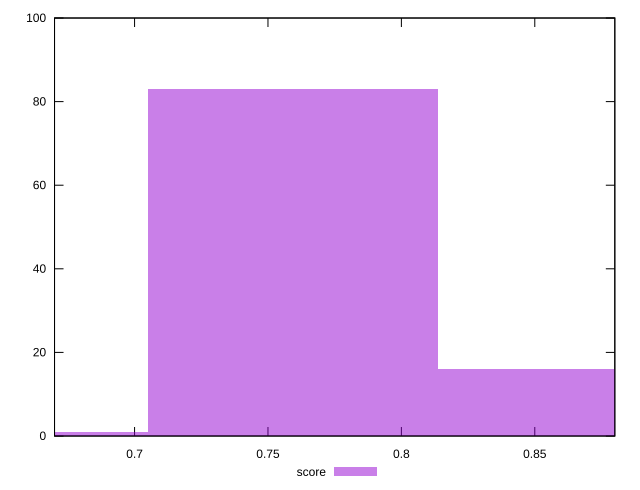

Here is the gnuplot script that generated this plot:
reset

$score <<EOF
0.8679602779831027 16
0.7594652432352149 83
0.650970208487327 1
EOF

set key outside below
set boxwidth 0.10849503474788784
set xrange [0.67:0.88]
set yrange [0:100]
set trange [0:100]
set style fill transparent solid 0.5 noborder
set terminal svg size 640, 490 enhanced background rgb 'white'
set output "report_00017_2021-02-10T15-08-03.406Z/offscreen-images/samples/pages+cached+noadtech/score/histogram.svg"

plot $score title "score" with boxes

reset
